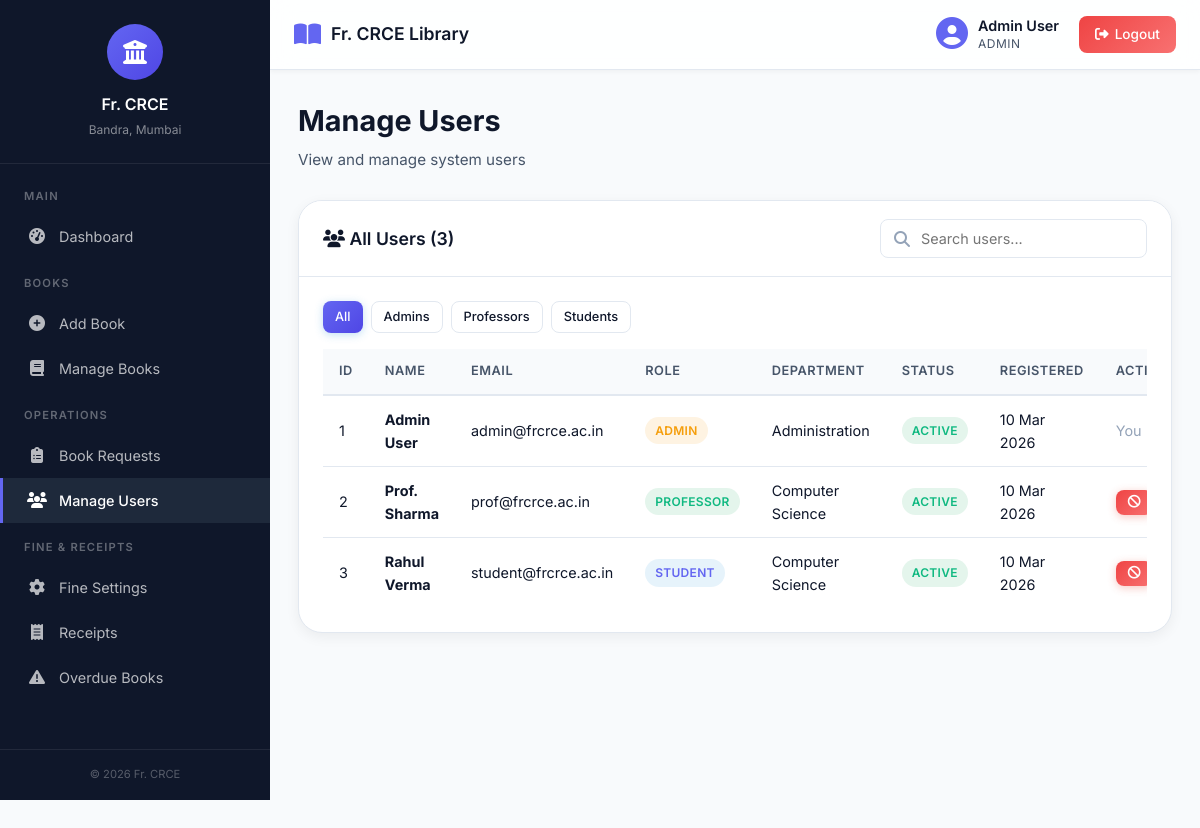
The page /admin/users.php (signed in) on the database its author committed.
### tables this page shows
CREATE TABLE IF NOT EXISTS users (
    id INT AUTO_INCREMENT PRIMARY KEY,
    name VARCHAR(100) NOT NULL,
    email VARCHAR(150) NOT NULL UNIQUE,
    password VARCHAR(255) NOT NULL,
    role ENUM('admin', 'professor', 'student') NOT NULL DEFAULT 'student',
    department VARCHAR(100) DEFAULT NULL,
    status ENUM('active', 'inactive') NOT NULL DEFAULT 'active',
    created_at TIMESTAMP DEFAULT CURRENT_TIMESTAMP
);

### admin/users.php (the view, shortened to what this page needs)
<?php
require_once '../config/database.php';
$role_filter = $_GET['role'] ?? 'all';
$where = '';
$search = trim($_GET['search'] ?? '');
$per_page = 15;
$page = isset($_GET['page']) ? max(1, intval($_GET['page'])) : 1;
$offset = ($page - 1) * $per_page;
$count_res = mysqli_query($conn, "SELECT COUNT(*) as total FROM users $where");
$total_users = mysqli_fetch_assoc($count_res)['total'];
$users = mysqli_query($conn, "SELECT * FROM users $where ORDER BY created_at DESC LIMIT $per_page OFFSET $offset");
include '../includes/header.php';
include '../includes/sidebar.php';
?>
<div class="page-header">
    <h1>Manage Users</h1>
    <p>View and manage system users</p>
</div>
<div class="card">
    <div class="card-header">
        <h2><i class="fas fa-users"></i> All Users (<?php echo $total_users; ?>)</h2>
        <div class="d-flex gap-1 align-center">
            <form method="GET" action="" class="search-box" style="margin: 0;">
                <i class="fas fa-search"></i>
                <input type="text" name="search" placeholder="Search users..."
                       value="<?php echo htmlspecialchars($search); ?>">
            </form>
        </div>
    </div>
    <div class="card-body">
        <div class="btn-group mb-2">
            <a href="?role=all" class="btn btn-sm <?php echo $role_filter === 'all' ? 'btn-primary' : 'btn-outline'; ?>">All</a>
            <a href="?role=admin" class="btn btn-sm <?php echo $role_filter === 'admin' ? 'btn-primary' : 'btn-outline'; ?>">Admins</a>
            <a href="?role=professor" class="btn btn-sm <?php echo $role_filter === 'professor' ? 'btn-primary' : 'btn-outline'; ?>">Professors</a>
            <a href="?role=student" class="btn btn-sm <?php echo $role_filter === 'student' ? 'btn-primary' : 'btn-outline'; ?>">Students</a>
        </div>
        <?php if (mysqli_num_rows($users) > 0): ?>
            <div class="table-responsive">
                <table class="data-table">
                    <thead>
                        <tr>
                            <th>ID</th>
                            <th>Name</th>
                            <th>Email</th>
                            <th>Role</th>
                            <th>Department</th>
                            <th>Status</th>
                            <th>Registered</th>
                            <th>Actions</th>
                        </tr>
                    </thead>
                    <tbody>
                        <?php while ($user = mysqli_fetch_assoc($users)): ?>
                            <tr>
                                <td><?php echo $user['id']; ?></td>
                                <td><strong><?php echo htmlspecialchars($user['name']); ?></strong></td>
                                <td><?php echo htmlspecialchars($user['email']); ?></td>
                                <td>
                                    <span class="badge badge-<?php
                                        echo $user['role'] === 'admin' ? 'issued' :
                                            ($user['role'] === 'professor' ? 'approved' : 'requested');
                                    ?>"><?php echo ucfirst($user['role']); ?></span>
                                </td>
                                <td><?php echo htmlspecialchars($user['department'] ?? '-'); ?></td>
                                <td>
                                    <span class="badge badge-<?php echo $user['status']; ?>">
                                        <?php echo ucfirst($user['status']); ?>
                                    </span>
                                </td>
                                <td><?php echo date('d M Y', strtotime($user['created_at'])); ?></td>
                                <td>
                                    <?php if ($user['id'] != $_SESSION['user_id']): ?>
                                        <?php if ($user['status'] === 'active'): ?>
                                            <a href="?action=deactivate&id=<?php echo $user['id']; ?>&role=<?php echo $role_filter; ?>"
                                               class="btn btn-sm btn-danger"
                                               onclick="return confirm('Deactivate this user?')"
                                               title="Deactivate">
                                                <i class="fas fa-ban"></i>
                                            </a>
                                        <?php endif; ?>
                                    <?php else: ?>
                                        <span class="text-muted">You</span>
                                    <?php endif; ?>
                                </td>
                            </tr>
                        <?php endwhile; ?>
                    </tbody>
                </table>
            </div>
        <?php endif; ?>
    </div>
</div>
<?php include '../includes/footer.php'; ?>

### rows shown on the page
users: id "1", name "Admin User", email "admin@frcrce.ac.in", role "ADMIN", department "Administration", status "ACTIVE", created_at "10 Mar 2026", shows "You"
users: id "2", name "Prof. Sharma", email "prof@frcrce.ac.in", role "PROFESSOR", department "Computer Science", status "ACTIVE", created_at "10 Mar 2026"
users: id "3", name "Rahul Verma", email "student@frcrce.ac.in", role "STUDENT", department "Computer Science", status "ACTIVE", created_at "10 Mar 2026"

### other values the page prints
$_SESSION['name'] "Admin User"
$_SESSION['role'] "ADMIN"
$total_users "3"
